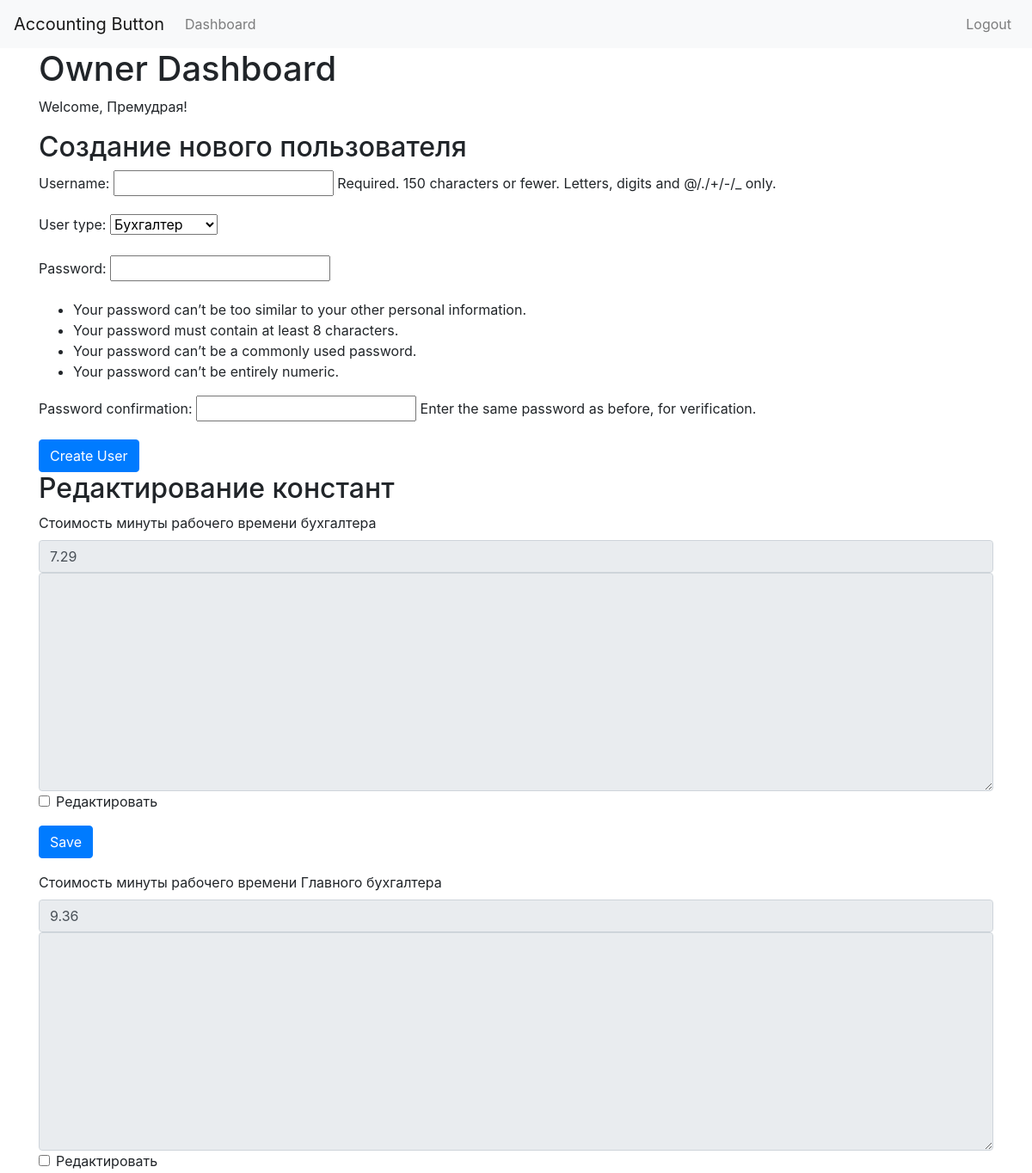
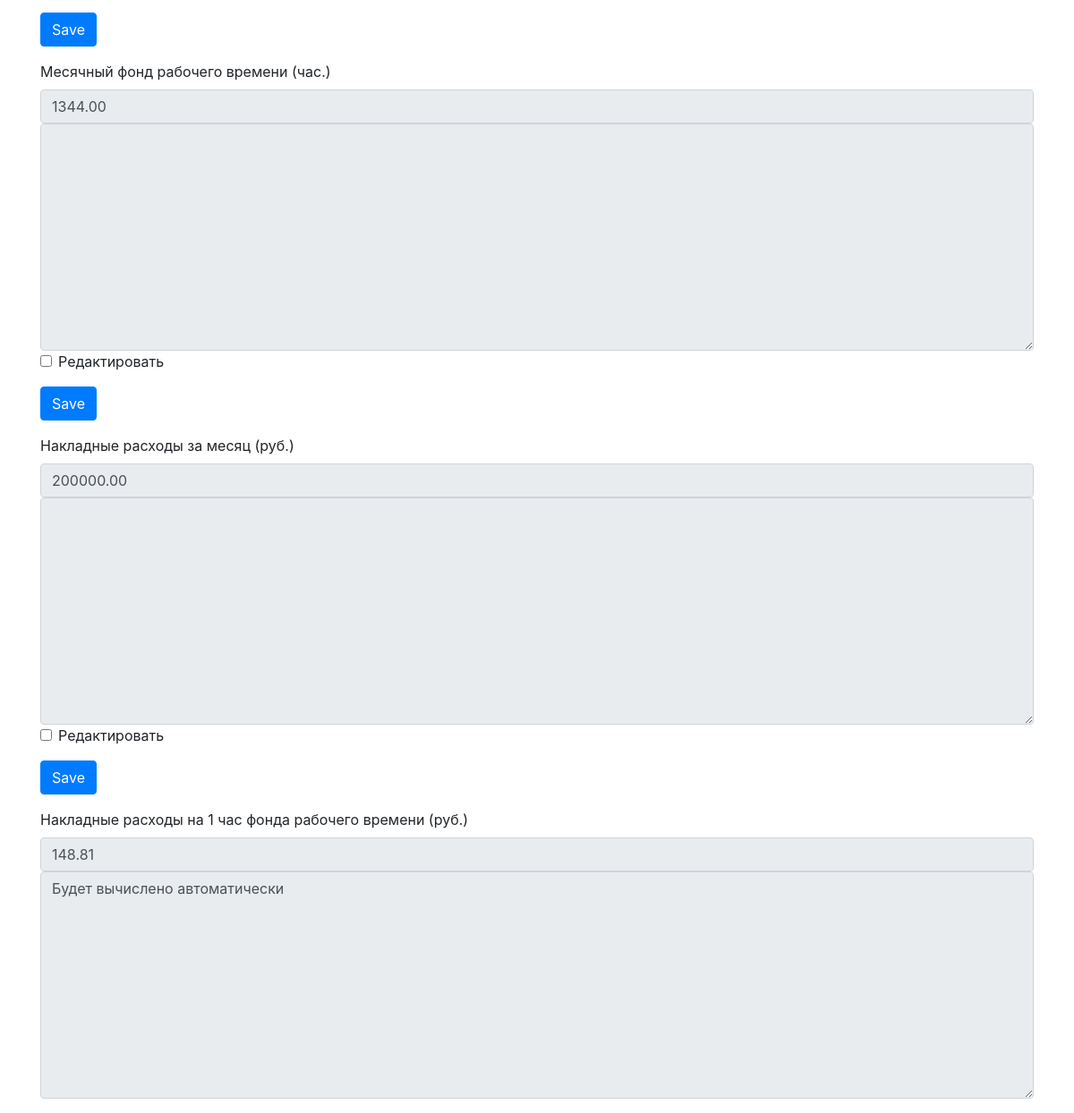
The app's page /owner/ (signed in), older data (2 pictures, top to bottom).
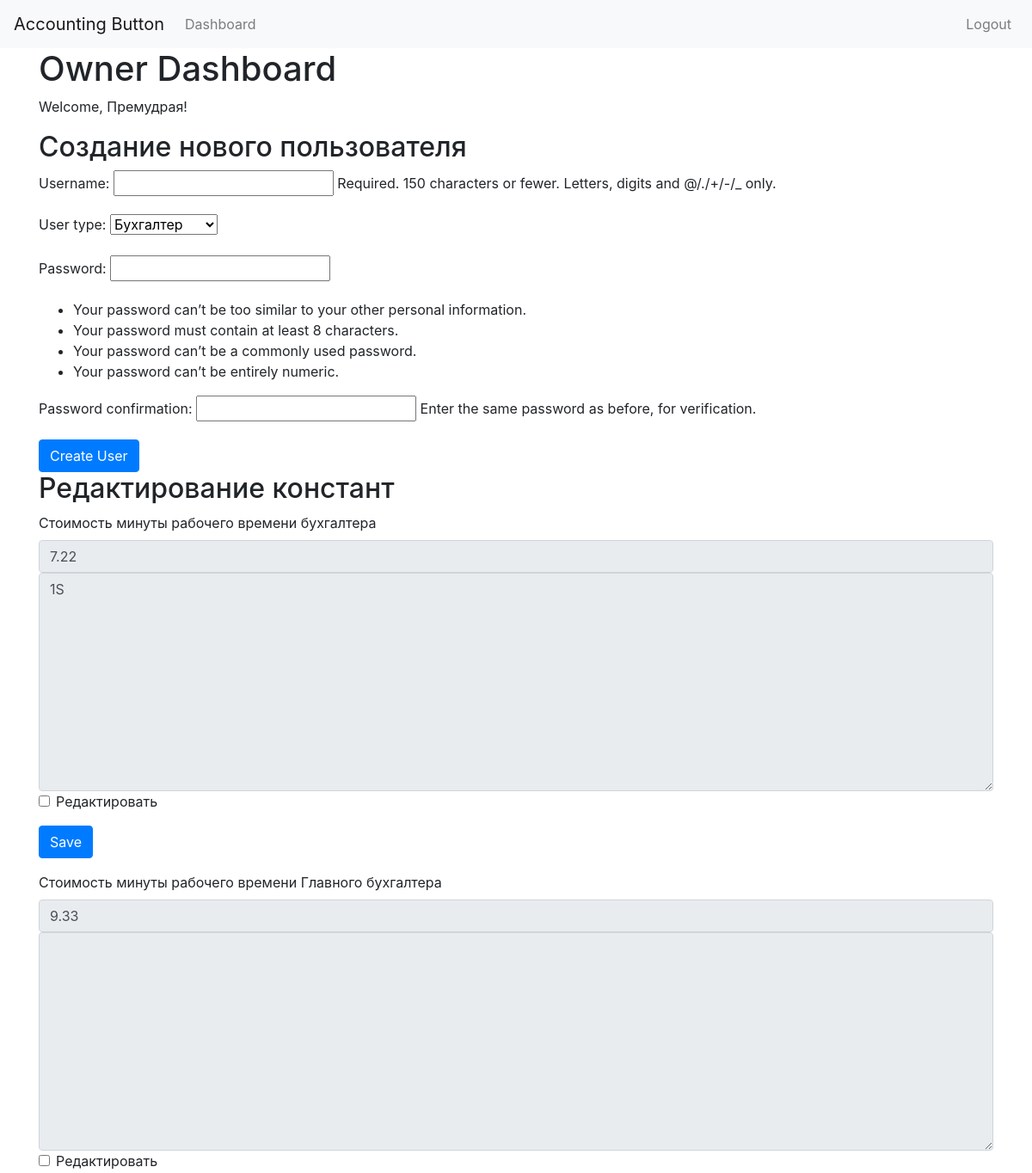
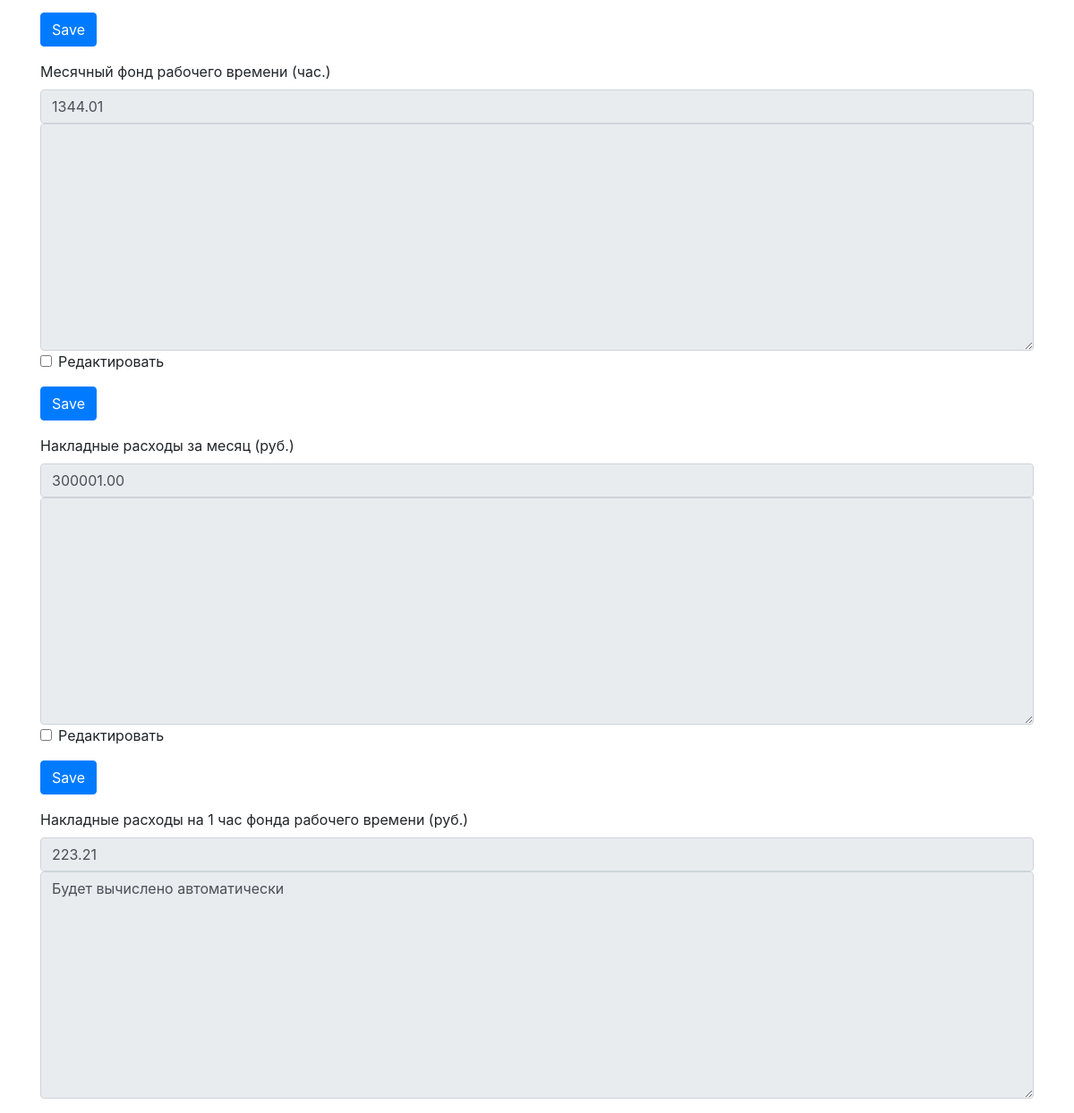
The same page, newer data (2 pictures, top to bottom).
### Accounting_button/models.py (models this page shows, shortened)
class Constant(models.Model):
    name = models.CharField(max_length=150, unique=True)  # Наименование
    value = models.DecimalField(max_digits=10, decimal_places=2)  # Значение
    comment = models.TextField(blank=True)  # Комментарий

### Accounting_button/views.py (the view)
# urls.py: path('owner/', views.owner_dashboard, name='owner_dashboard'),
@login_required
def owner_dashboard(request):
    if request.method == 'POST' and 'create_user' in request.POST:
        form_user = CustomUserCreationForm(request.POST)
        if form_user.is_valid():
            form_user.save()
            return redirect('owner_dashboard')
    else:
        form_user = CustomUserCreationForm()
    if request.method == 'POST' and 'constant_id' in request.POST:
        constant_id = request.POST.get('constant_id')
        constant = Constant.objects.get(id=constant_id)
        form_constant = ConstantForm(request.POST, instance=constant)
        if form_constant.is_valid():
            form_constant.save()
            return redirect('owner_dashboard')
    else:
        constants = Constant.objects.all()
        constants_forms = [(constant, ConstantForm(instance=constant)) for constant in constants]
    return render(request, 'Accounting_button/owner_dashboard.html', {
        'form_user': form_user,
        'constants_forms': constants_forms,
        'user': request.user,
    })

### Accounting_button/forms.py
class CustomUserCreationForm(UserCreationForm):
    class Meta:
        model = CustomUser
        fields = ('username', 'user_type', 'password1', 'password2')

### Accounting_button/templates/Accounting_button/owner_dashboard.html (shortened to what this page needs)
{% extends "Accounting_button/base.html" %}
{% load static %}
{% block content %}
<h1>Owner Dashboard</h1>
<p>Welcome, {{ user.username }}!</p>
<h2>Создание нового пользователя</h2>
<form method="post">
    {{ form_user.as_p }}
    <button type="submit" name="create_user" class="btn btn-primary">Create User</button>
</form>
<h2>Редактирование констант</h2>
{% for constant, form_constant in constants_forms %}
    <form method="post" class="mb-3">
        <div class="form-group">
            <label>{{ constant.name }}</label>
            {{ form_constant.value }}
            {{ form_constant.comment }}
            {% if not forloop.last %}
            <div class="form-check">
                <input type="checkbox" class="form-check-input" id="edit_mode_{{ constant.id }}" onchange="toggleEditMode({{ constant.id }})">
                <label class="form-check-label" for="edit_mode_{{ constant.id }}">Редактировать</label>
            </div>
            {% endif %}
        </div>
        {% if constant.name != "Накладные расходы на 1 час фонда рабочего времени (руб.)" %}
        <button type="submit" class="btn btn-primary">Save</button>
        {% endif %}
    </form>
{% endfor %}
{% endblock %}

Row changes from the older to the newer data that the page shows:
changed Constant "Стоимость минуты рабочего времени бухгалтера": value "7.29" → "7.22"; comment (not shown) → "1S"
changed Constant "Стоимость минуты рабочего времени Главного бухгалтера": value "9.36" → "9.33"
changed Constant "Месячный фонд рабочего времени (час.)": value "1344.00" → "1344.01"
changed Constant "Накладные расходы за месяц (руб.)": value "200000.00" → "300001.00"
changed Constant "Накладные расходы на 1 час фонда рабочего времени (руб.)": value "148.81" → "223.21"
